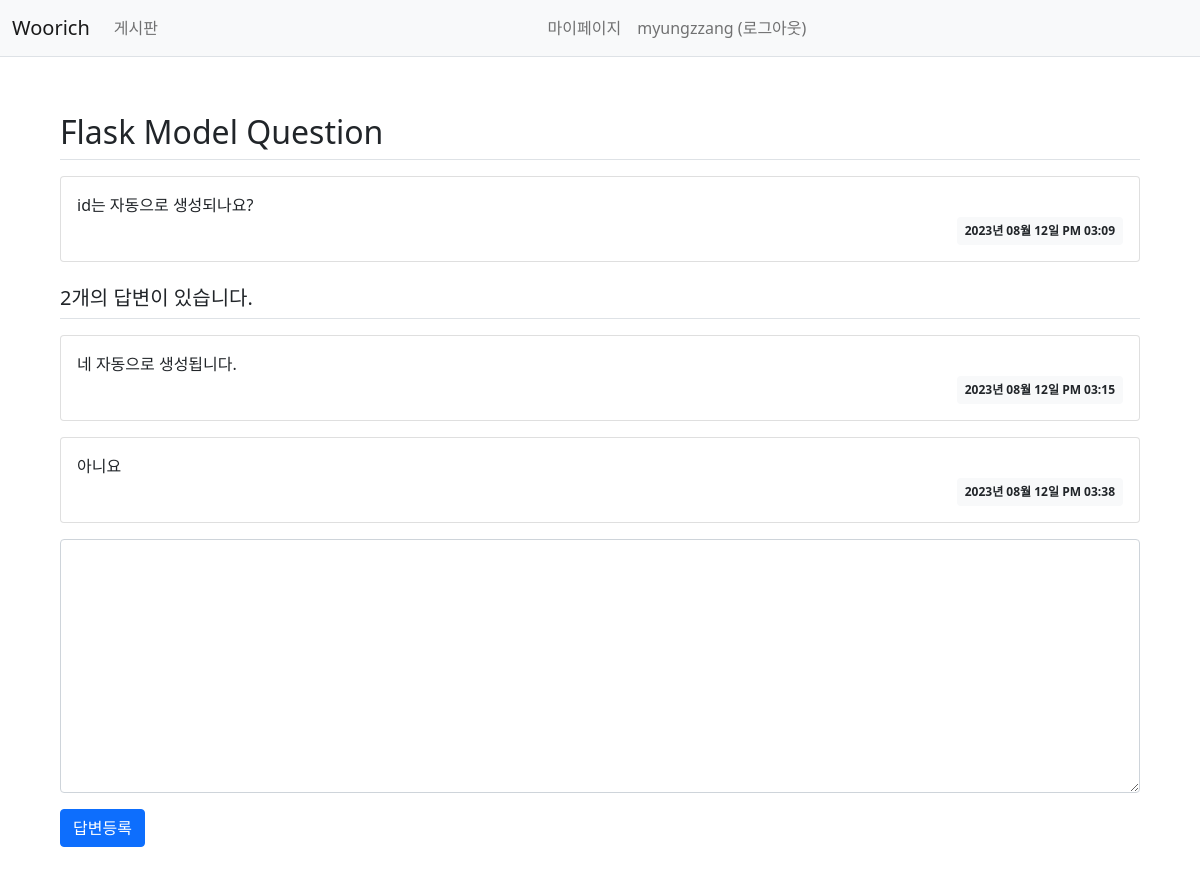
Screenshot of /question/detail/2/ (signed in) with the database file from the repository.
### woorichApp/models.py (models this page shows, shortened)
class User(db.Model):
    id = db.Column(db.Integer, primary_key=True)
    username = db.Column(db.String(150), unique=True, nullable=False)
    password = db.Column(db.String(300), nullable=False)
    email = db.Column(db.String(120), unique=True, nullable=False)

class Question(db.Model):
    id = db.Column(db.Integer, primary_key=True)
    subject = db.Column(db.String(200), nullable=False)
    content = db.Column(db.Text(), nullable=False)
    create_date = db.Column(db.DateTime(), nullable=False)

class Answer(db.Model):
    id = db.Column(db.Integer, primary_key=True)
    question_id = db.Column(db.Integer, db.ForeignKey('question.id', ondelete='CASCADE'))
    question = db.relationship('Question', backref=db.backref('answer_set'))
    content = db.Column(db.Text(), nullable=False)
    create_date = db.Column(db.DateTime(), nullable=False)

### woorichApp/views/question_views.py (the view)
@bp.route('/detail/<int:question_id>/')
def detail(question_id):
    form = AnswerForm()
    question = Question.query.get_or_404(question_id)
    return render_template('question/question_detail.html', question=question, form=form)

### woorichApp/forms.py
class AnswerForm(FlaskForm):
    content = TextAreaField('내용', validators=[DataRequired('내용은 필수입력 항목입니다.')])

### woorichApp/filter.py (called while the page is built)
def format_datetime(value, fmt='%Y년 %m월 %d일 %p %I:%M'):
    return value.strftime(fmt)

### woorichApp/views/auth_views.py (called while the page is built)
@bp.before_app_request
def load_logged_in_user():
    user_id = session.get('user_id')
    if user_id is None:
        g.user = None
    else:
        g.user = User.query.get(user_id)

### woorichApp/templates/question/question_detail.html (shortened to what this page needs)
{% extends 'layouts/base.html' %}
{% block content %}
<div class="container my-3">
    <h2 class="border-bottom py-2">{{ question.subject }}</h2>
    <div class="card my-3">
        <div class="card-body">
            <div class="card-text" style="white-space: pre-line;">{{ question.content }}</div>
            <div class="d-flex justify-content-end">
                <div class="badge bg-light text-dark p-2">
                    {{ question.create_date|datetime }}
                </div>
            </div>
        </div>
    </div>
    <h5 class="border-bottom my-3 py-2">{{ question.answer_set|length }}개의 답변이 있습니다.</h5>
    {% for answer in question.answer_set %}
    <div class="card my-3">
        <div class="card-body">
            <div class="card-text" style="white-space: pre-line;">{{ answer.content }}</div>
            <div class="d-flex justify-content-end">
                <div class="badge bg-light text-dark p-2">
                    {{ answer.create_date|datetime }}
                </div>
            </div>
        </div>
    </div>
    {% endfor %}
    <form action="{{ url_for('answer.create', question_id=question.id) }}" method="post" class="my-3">
        <div class="mb-3">
            <textarea name="content" id="content" class="form-control" rows="10"></textarea>
        </div>
        <input type="submit" value="답변등록" class="btn btn-primary">
    </form>
</div>
{% endblock %}

### woorichApp/templates/includes/navbar.html (shortened to what this page needs)
<nav class="navbar navbar-expand-lg navbar-light bg-light border-bottom">
    <div class="container-fluid">
        <a class="navbar-brand" href="{{ url_for('main.index') }}">Woorich</a>
        <div class="collapse navbar-collapse" id="navbarSupportedContent">
            <ul class="navbar-nav me-auto mb-2 mb-lg-0">
                    <a class="nav-link" href="{{ url_for('question._list') }}">게시판</a>
            </ul>
            {% if g.user %}
            <ul class="navbar-nav me-auto mb-2 mb-lg-0">
                <li class="nav-item">
                    <a class="nav-link" href="{{ url_for('mypage.mypage') }}">마이페이지</a>
                </li>
                <li class="nav-item ">
                    <a class="nav-link" href="{{ url_for('auth.logout') }}">{{ g.user.username }} (로그아웃)</a>
                </li>
            </ul>
            {% endif %}
        </div>
    </div>
</nav>

### rows the page displays
User: user.username "myungzzang"
Question: subject "Flask Model Question", content "id는 자동으로 생성되나요?", create_date "2023년 08월 12일 PM 03:09"
Answer: content "네 자동으로 생성됩니다.", create_date "2023년 08월 12일 PM 03:15"
Answer: content "아니요", create_date "2023년 08월 12일 PM 03:38"

### other values shown
{{ question.answer_set|length }} "2"
